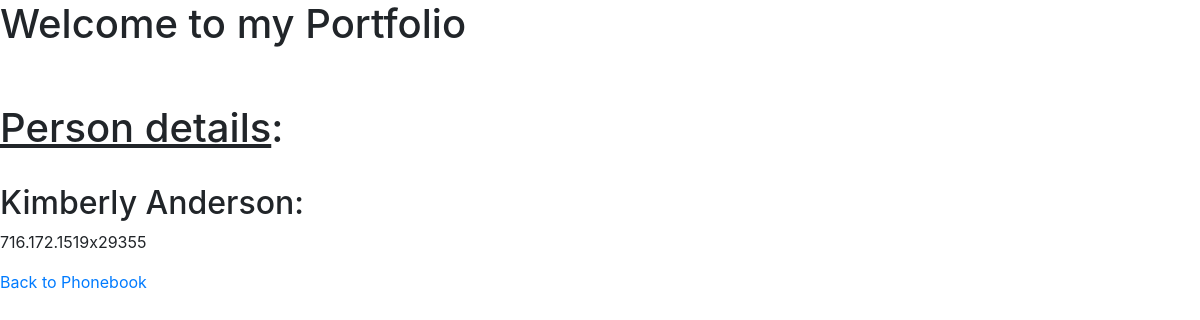
The page /person/12 on the database its author committed.
### phonebook/models.py (models this page shows)
class Person(models.Model):
    first_name = models.CharField(max_length=30)
    last_name = models.CharField(max_length=30)
    phone_number = models.CharField(max_length=30)

### phonebook/views.py (the view)
# urls.py: path('person/<int:id>', views.person, name='person'),
def person(request, id):
    person = Person.objects.get(id=id)
    return render(request, "phonebook/person_details.html", {'person': person})

### phonebook/templates/phonebook/person_details.html
{% extends 'phonebook/base.html' %}
{% load static %}
{% block main %}
<h1><u>Person details</u>:</h1>
<br>
<h2>{{ person.first_name }} {{ person.last_name }}:</h2>
<p>{{ person.phone_number }}</p>
<a href="{% url 'persons' %}">Back to Phonebook</a>
{% endblock %}

### rows shown on the page
Person: first_name "Kimberly", last_name "Anderson", phone_number "716.172.1519x29355"
